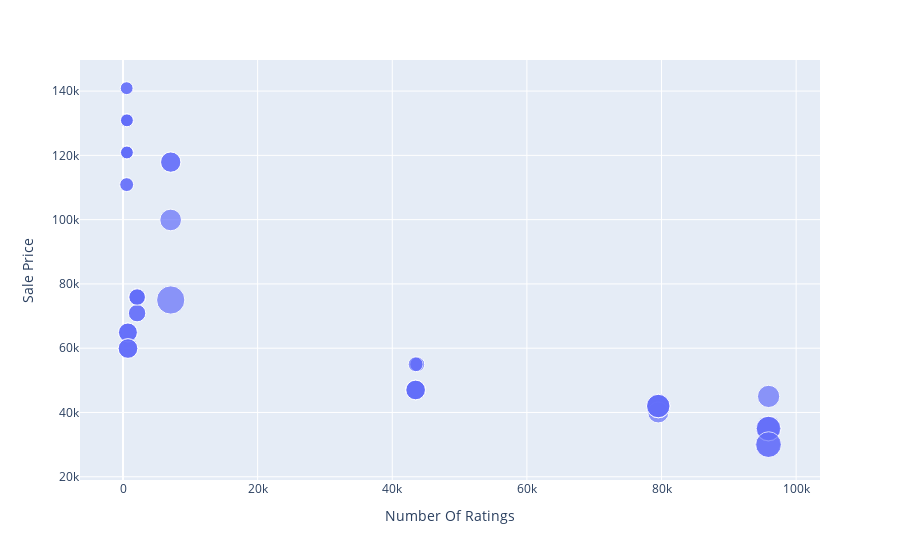

The notebook cell this image was saved under:
### Code cell
px.scatter(data_frame=df, x="Number Of Ratings", y= "Sale Price", size="Discount Percentage",)

### Figure 1 — Plotly figure (JSON) as saved in the notebook; plotly's stock layout.template omitted (floating-point values rounded to 4 significant figures)
{"data": [{"hovertemplate": "Number Of Ratings=%{x}<br>Sale Price=%{y}<br>Discount Percentage=%{marker.size}<extra></extra>", "legendgroup": "", "marker": {"color": "#636efa", "size": [0, 0, 0, 0, 0, 0, 0, 0, 0, 20, 16, 20, 20, 20, 0, 0, 0, 0, 29, 15, 0, 15, 17, 18, 6, 6, 13, 6, 14, 10, 7, 6, 6, 13, 13, 10, 10, 6, 14, 6, 10, 6, 11, 11, 10, 14, 7, 6, 6, 6, 8, 8, 24, 22, 22, 22, 8, 24, 14, 14, 14, 14], "sizemode": "area", "sizeref": 0.0725, "symbol": "circle"}, "mode": "markers", "name": "", "orientation": "v", "showlegend": false, "type": "scatter", "x": [3431, 3431, 3431, 11202, 11202, 3431, 3431, 11202, 1454, 79512, 79512, 79582, 79512, 79512, 1078, 1078, 1078, 1078, 7088, 7088, 1078, 7088, 7081, 95909, 542, 580, 740, 545, 740, 2101, 545, 580, 580, 730, 730, 2101, 2101, 580, 740, 580, 2092, 545, 2101, 2092, 2101, 740, 545, 580, 580, 580, 43707, 43707, 95807, 95909, 95807, 95909, 43470, 95909, 43470, 43470, 43470, 43470], "xaxis": "x", "y": [49900, 84900, 84900, 77000, 77000, 49900, 49900, 77000, 89900, 41999, 39999, 41999, 41999, 41999, 131900, 117100, 131900, 117100, 74999, 117900, 117100, 117900, 99900, 44999, 140900, 130900, 64900, 120900, 59900, 75900, 110900, 130900, 120900, 64900, 64900, 75900, 75900, 120900, 59900, 120900, 75900, 140900, 70900, 70900, 75900, 59900, 110900, 120900, 130900, 130900, 54999, 54999, 29999, 34999, 34999, 34999, 54999, 29999, 46999, 46999, 46999, 46999], "yaxis": "y"}], "layout": {"legend": {"itemsizing": "constant", "tracegroupgap": 0}, "margin": {"t": 60}, "xaxis": {"anchor": "y", "domain": [0, 1], "title": {"text": "Number Of Ratings"}}, "yaxis": {"anchor": "x", "domain": [0, 1], "title": {"text": "Sale Price"}}}}
